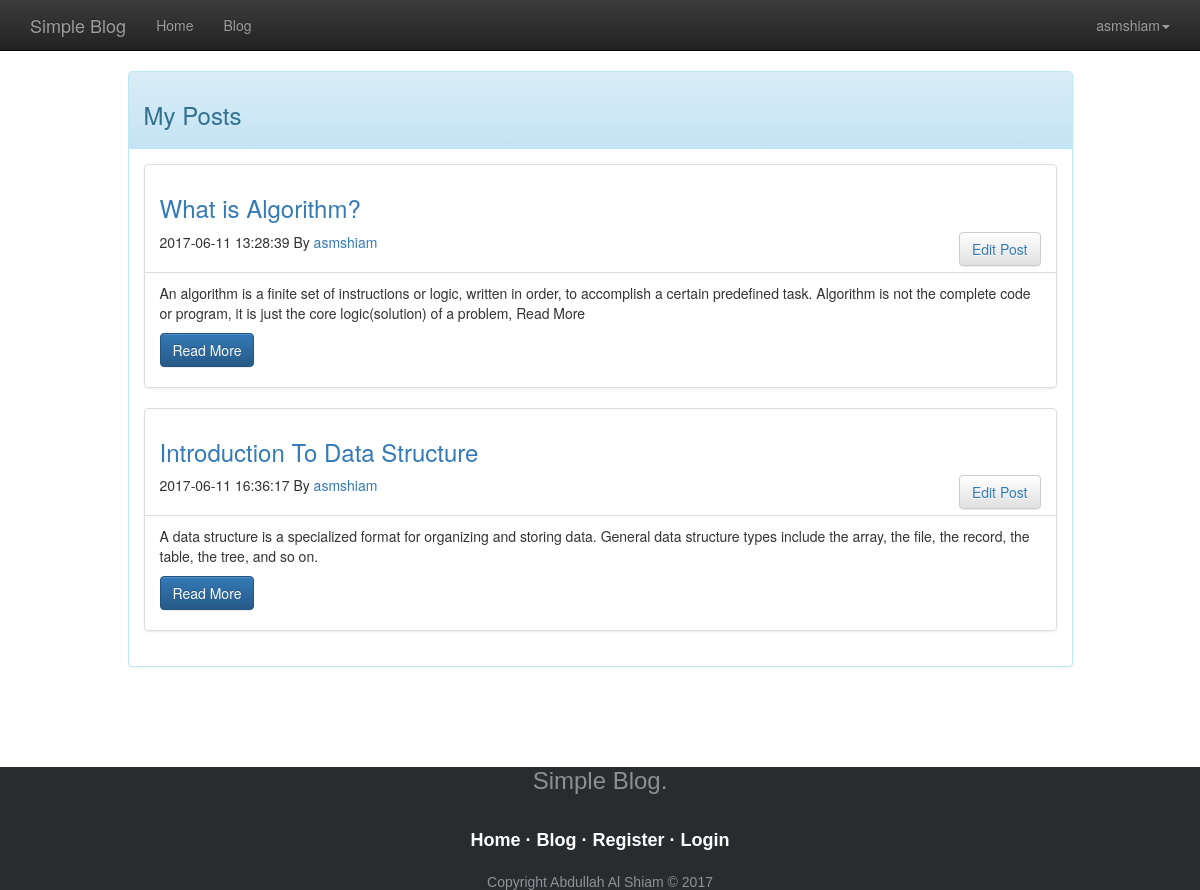
Screenshot of /?controller=posts&action=my_post (signed in) with the database file from the repository.
### tables this page shows
CREATE TABLE `posts` (
  `id` int(11) NOT NULL,
  `user_id` int(45) NOT NULL,
  `title` text NOT NULL,
  `content` text NOT NULL,
  `description` text NOT NULL,
  `active` int(50) NOT NULL,
  `created_date` datetime NOT NULL
);

CREATE TABLE `user` (
  `user_id` int(11) NOT NULL,
  `user_name` varchar(45) NOT NULL,
  `email` varchar(45) NOT NULL,
  `password` varchar(45) NOT NULL,
  `created_date` datetime NOT NULL
);

### controllers/posts_controller.php (called while the page is built, shortened)
<?php
  class PostsController {
      public function my_post() {
      require_once('views/posts/my_post.php');
    }
  }
?>

### index.php (called while the page is built, shortened)
<?php
  require_once('views/layout.php');
?>

### models/model.php (called while the page is built, shortened)
<?php
  class Model {
    public static function my_post($user_id) {
       $db = mysqli_connect("localhost", "root", "", "simple_blog");
       $result =mysqli_query($db,"SELECT * FROM posts WHERE user_id='$user_id' ");
     if (mysqli_num_rows($result) == 0) {
        $message="There is no posts available";
    }
    else {
    return $result;
      }
    }
  public static  function getUserIdByUserName($user_name)
  {
    $db = mysqli_connect("localhost", "root", "", "simple_blog");
    $sql = "SELECT user_id FROM `user` WHERE `user_name`='{$user_name}'";
    $result = mysqli_query($db, $sql);
    if(mysqli_num_rows($result) == 1) {
      $row = mysqli_fetch_row($result);
      return $row[0];
    } else {
      mysqli_close($db);
      return 0;
    }
  }
   public static function getUserNameByUserId($user_id)
  {
    $db = mysqli_connect("localhost", "root", "", "simple_blog");
    $sql = "SELECT user_name FROM `user` WHERE `user_id`='{$user_id}'";
    $result = mysqli_query($db, $sql);
       if (mysqli_num_rows($result) == 0) {
        $message="There is no posts available";
    }
    else {
     $row=mysqli_fetch_array($result);
    return $row;
      }
  }
  }
?>

### views/posts/my_post.php (the view, shortened to what this page needs)
<?php
if (isset($_SESSION['user_name'])) {
	$user_name=$_SESSION['user_name'];
}
       $user_id=Model::getUserIdByUserName($user_name);
       $posts = Model::my_post($user_id);
       $username=Model::getUserNameByUserId($user_id);
 ?>
<?php include 'header.php'; ?>
 <div class="container">
<div class="row">
<div class="col-md-10 col-md-offset-1">
<div class="panel panel-info">
  <div class="panel-heading">
    <h3>My Posts</h3>
  </div>
  <div class="panel-body">
 <div class="">
 <?php if (isset($_SESSION['my_post_success'])) {
  while($post=mysqli_fetch_array($posts)) { ?>
    <div class="list-group">
    <div class="list-group-item">
      <h3><a href="?controller=posts&action=show&id=<?php echo $post['id']; ?>">  <h3><?php echo $post['title']; ?></h3></a>
              </h3>
      <button class="btn btn-default" style="float: right"><a href="?controller=pages&action=edit_post&id=<?php echo $post['id']; ?>">Edit Post</a></button>
      <p><?php echo $post['created_date']; ?> By <a href="#"> <?php echo $username['user_name'];?></a></p>
    </div>
    <div class="list-group-item">
      <article>
        <p><?php echo $post['content']; ?></p>
   <p> <a href='?controller=posts&action=show&id=<?php echo $post['id']; ?>' class="btn btn-primary">Read More</a></p>
      </article>
    </div>
  </div>
<?php
}
}
else{
echo "<div class='alert alert-info'>
  <a href='' class='close' data-dismiss='alert'>×</a>
  <strong>Opps!</strong> <p>You have no post available.</p>
</div>";
}
?>
</div>
  </div>
</div>
</div>
</div>
</div>
<?php include 'footer.php'; ?>

### rows the page displays
posts: title "What is Algorithm?", created_date "2017-06-11 13:28:39", user.user_name "asmshiam", content "An algorithm is a finite set of instructions or logic, written in order, to accomplish a certain predefined task. Algorithm is not the complete code or program, it is just the core logic(solution) of a problem, Read More"
posts: title "Introduction To Data Structure", created_date "2017-06-11 16:36:17", user.user_name "asmshiam", content "A data structure is a specialized format for organizing and storing data. General data structure types include the array, the file, the record, the table, the tree, and so on."

### other values shown
$user_name "asmshiam"
